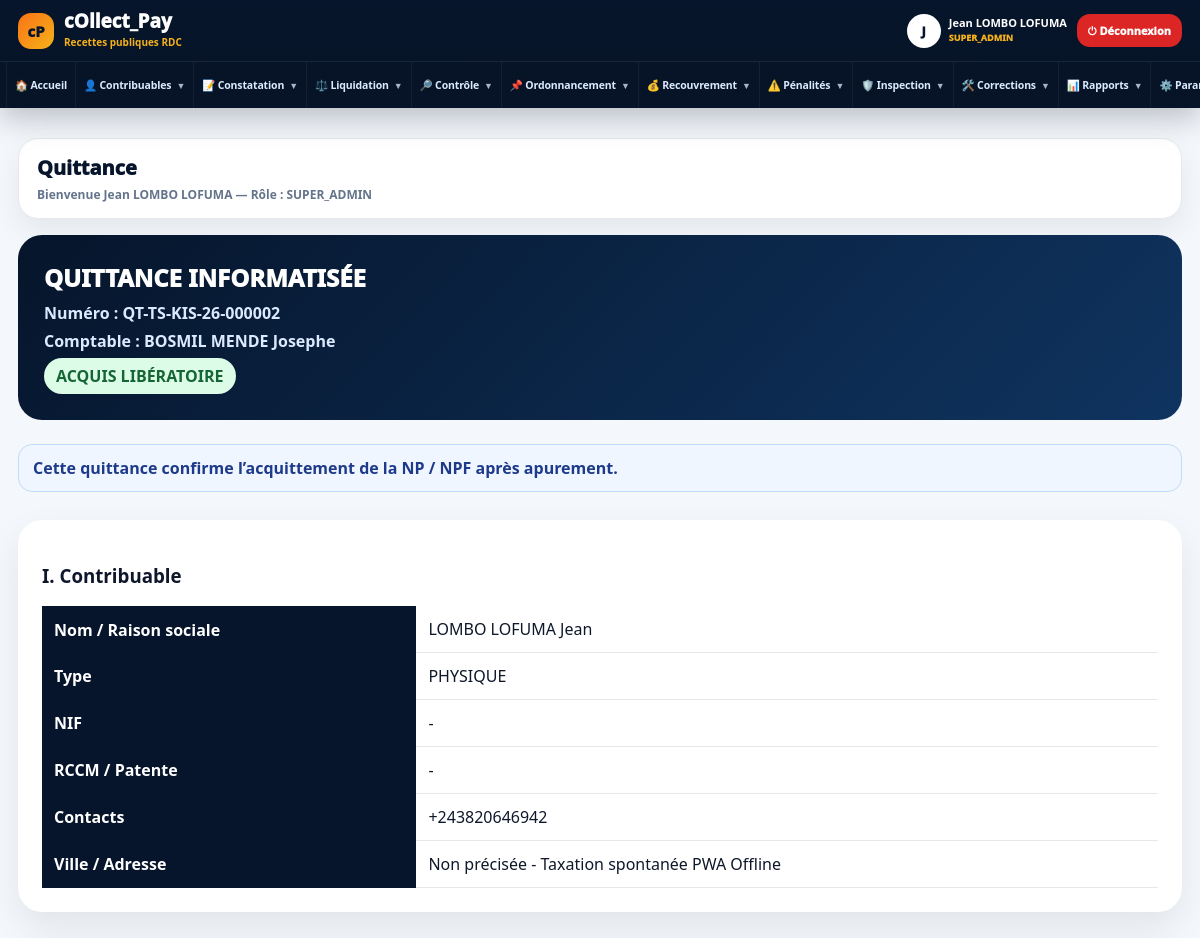
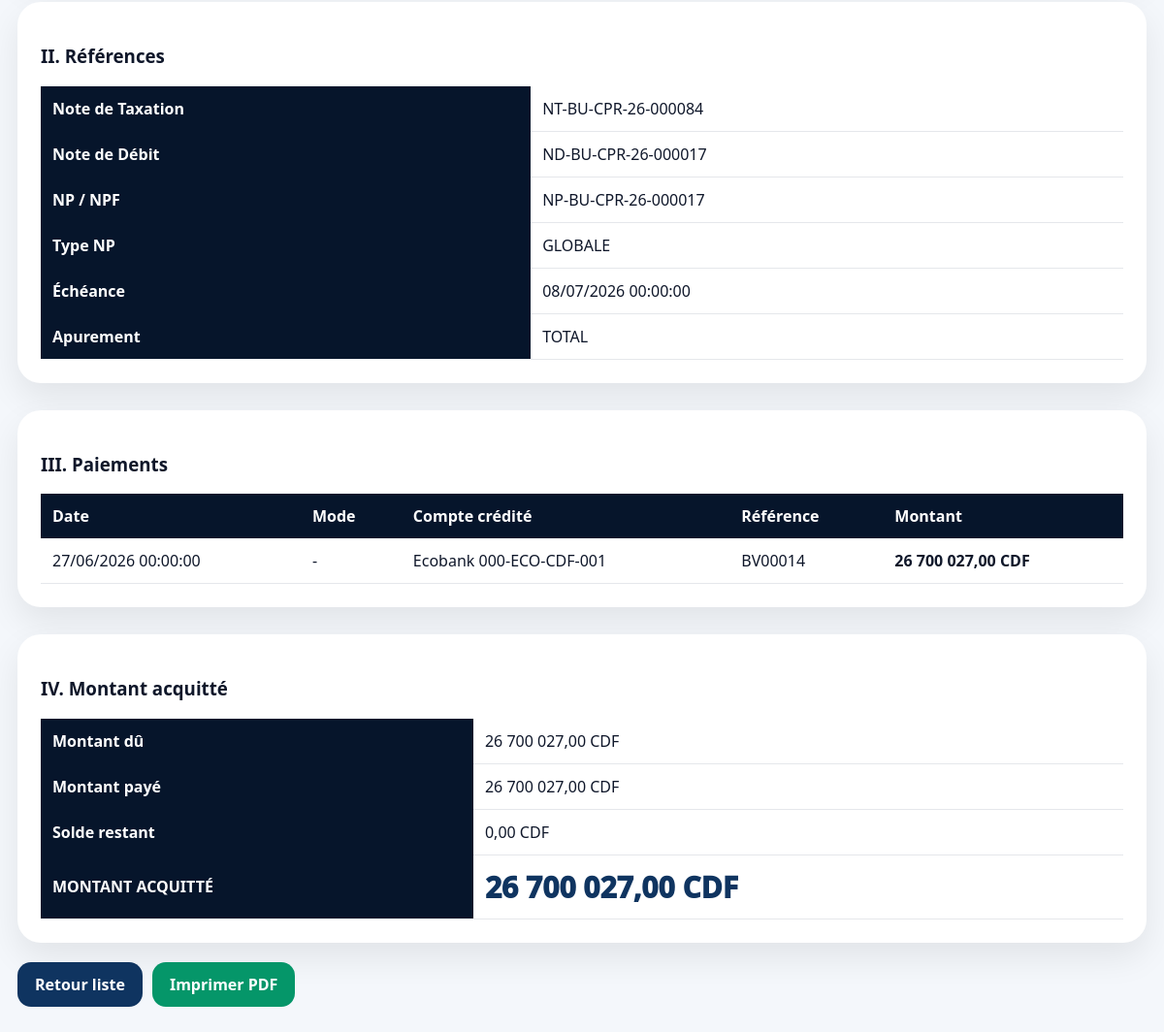
Screenshot of /modules/recouvrement/quittance_view.php?numero=QT-TS-KIS-26-000002 (signed in) with the database file from the repository (2 pictures, top to bottom).
### tables this page shows
CREATE TABLE `quittances` (
  `id` int(11) NOT NULL,
  `numero_quittance` varchar(80) NOT NULL,
  `apurement_id` int(11) NOT NULL,
  `montant_acquitte` decimal(18,2) NOT NULL,
  `qr_hash` text DEFAULT NULL,
  `qr_data` text DEFAULT NULL,
  `date_emission` timestamp NOT NULL DEFAULT current_timestamp(),
  `user_comptable_id` int(11) DEFAULT NULL,
  `penalite_assiette` decimal(18,2) DEFAULT 0.00,
  `penalite_recouvrement` decimal(18,2) DEFAULT 0.00,
  `nom_receptionniste` varchar(150) DEFAULT NULL,
  `fonction_receptionniste` varchar(150) DEFAULT NULL,
  `signature_receptionniste` varchar(255) DEFAULT NULL,
  `date_signature_receptionniste` datetime DEFAULT NULL,
  `date_signature_comptable` datetime DEFAULT NULL,
  `observation_signature` text DEFAULT NULL
);

CREATE TABLE `users` (
  `id` int(11) NOT NULL,
  `nom` varchar(150) NOT NULL,
  `email` varchar(150) NOT NULL,
  `telephone` varchar(50) DEFAULT NULL,
  `photo` varchar(255) DEFAULT NULL,
  `statut` enum('actif','inactif') DEFAULT 'actif',
  `derniere_connexion` datetime DEFAULT NULL,
  `password` text NOT NULL,
  `role_id` int(11) DEFAULT NULL,
  `province_id` int(11) DEFAULT NULL,
  `centre_id` int(11) DEFAULT NULL,
  `service_id` int(11) DEFAULT NULL,
  `niveau` enum('centre','province','national') DEFAULT 'centre',
  `actif` tinyint(1) DEFAULT 1,
  `created_at` timestamp NOT NULL DEFAULT current_timestamp(),
  `updated_at` datetime DEFAULT NULL
);

CREATE TABLE `contribuables` (
  `id` int(11) NOT NULL,
  `type_personne` enum('physique','morale','etablissement','ong','autres') NOT NULL,
  `raison_sociale` varchar(255) DEFAULT NULL,
  `nom` varchar(150) DEFAULT NULL,
  `postnom` varchar(150) DEFAULT NULL,
  `prenom` varchar(150) DEFAULT NULL,
  `nif` varchar(100) DEFAULT NULL,
  `rccm` varchar(100) DEFAULT NULL,
  `telephone` varchar(50) DEFAULT NULL,
  `email` varchar(150) DEFAULT NULL,
  `adresse` text DEFAULT NULL,
  `ville` varchar(150) DEFAULT NULL,
  `territoire` varchar(150) DEFAULT NULL,
  `province` varchar(150) DEFAULT NULL,
  `actif` tinyint(1) DEFAULT 1,
  `created_at` timestamp NOT NULL DEFAULT current_timestamp(),
  `code_contribuable` varchar(50) DEFAULT NULL,
  `id_national` varchar(100) DEFAULT NULL,
  `telephone_secondaire` varchar(50) DEFAULT NULL,
  `commune` varchar(150) DEFAULT NULL,
  `quartier` varchar(150) DEFAULT NULL,
  `avenue` varchar(150) DEFAULT NULL,
  `numero_parcelle` varchar(50) DEFAULT NULL,
  `latitude` decimal(12,8) DEFAULT NULL,
  `longitude` decimal(12,8) DEFAULT NULL,
  `photo` varchar(255) DEFAULT NULL,
  `statut` enum('actif','suspendu','radie','decede','contentieux') DEFAULT 'actif'
);

CREATE TABLE `notes_taxation` (
  `id` int(11) NOT NULL,
  `numero_nt` varchar(80) NOT NULL,
  `contribuable_id` int(11) NOT NULL,
  `centre_id` int(11) NOT NULL,
  `service_id` int(11) NOT NULL,
  `exercice` int(11) NOT NULL,
  `statut` enum('brouillon','en_attente_liquidation','liquidee','rejetee','annulee') DEFAULT 'brouillon',
  `total_estime` decimal(18,2) DEFAULT 0.00,
  `devise` varchar(10) DEFAULT 'CDF',
  `taux_change` decimal(18,4) DEFAULT 1.0000,
  `user_taxateur_id` int(11) DEFAULT NULL,
  `created_at` timestamp NOT NULL DEFAULT current_timestamp(),
  `montant_acte_total` decimal(18,2) DEFAULT 0.00,
  `montant_frais_admin_total` decimal(18,2) DEFAULT 0.00,
  `montant_frais_tech_total` decimal(18,2) DEFAULT 0.00,
  `penalite_assiette` decimal(18,2) DEFAULT 0.00,
  `penalite_recouvrement` decimal(18,2) DEFAULT 0.00,
  `source_creation` enum('WEB','PWA_OFFLINE','MOBILE','API') DEFAULT 'WEB'
);

CREATE TABLE `notes_debit` (
  `id` int(11) NOT NULL,
  `numero_nd` varchar(80) NOT NULL,
  `note_taxation_id` int(11) DEFAULT NULL,
  `date_liquidation` date DEFAULT NULL,
  `total_exigible` decimal(18,2) DEFAULT 0.00,
  `penalite_assiette` decimal(18,2) DEFAULT 0.00,
  `observation` text DEFAULT NULL,
  `statut` enum('en_controle','validee','rejete') DEFAULT 'en_controle',
  `ordonnancement_effectue` tinyint(1) DEFAULT 0,
  `user_liquidateur_id` int(11) DEFAULT NULL,
  `created_at` timestamp NOT NULL DEFAULT current_timestamp(),
  `decision` enum('conforme','rejetee','corriger') DEFAULT 'conforme',
  `date_validation` datetime DEFAULT NULL,
  `user_validateur_id` int(11) DEFAULT NULL,
  `montant_acte` decimal(18,2) DEFAULT 0.00,
  `montant_frais_admin` decimal(18,2) DEFAULT 0.00,
  `montant_frais_tech` decimal(18,2) DEFAULT 0.00,
  `montant_total` decimal(18,2) DEFAULT 0.00,
  `penalite_recouvrement` decimal(18,2) DEFAULT 0.00
);

CREATE TABLE `notes_perception` (
  `id` int(11) NOT NULL,
  `numero_np` varchar(80) NOT NULL,
  `note_debit_id` int(11) NOT NULL,
  `date_ordonnancement` date DEFAULT NULL,
  `date_echeance` date DEFAULT NULL,
  `montant_total` decimal(18,2) DEFAULT 0.00,
  `penalite_recouvrement` decimal(18,2) DEFAULT 0.00,
  `banque_id` int(11) DEFAULT NULL,
  `compte_bancaire` varchar(150) DEFAULT NULL,
  `est_fractionnee` tinyint(1) DEFAULT 0,
  `statut_fractionnement` enum('aucun','en_cours','fractionnee') DEFAULT 'aucun',
  `statut` enum('en_attente','non_payee','partiellement_payee','payee','defaillante','annulee') DEFAULT 'en_attente',
  `user_ordonnateur_id` int(11) DEFAULT NULL,
  `created_at` timestamp NOT NULL DEFAULT current_timestamp(),
  `type_np` enum('globale','fractionnee') DEFAULT 'globale',
  `np_mere_id` int(11) DEFAULT NULL,
  `avis_fractionnement_id` int(11) DEFAULT NULL,
  `numero_tranche` int(11) DEFAULT NULL,
  `declarant_nom` varchar(150) DEFAULT NULL,
  `montant_initial` decimal(18,2) DEFAULT 0.00,
  `montant_paye` decimal(18,2) DEFAULT 0.00,
  `solde_restant` decimal(18,2) DEFAULT 0.00,
  `date_emission` datetime DEFAULT NULL,
  `annotation_autorite` text DEFAULT NULL,
  `sceau_appose` tinyint(1) DEFAULT 0,
  `penalite_assiette` decimal(18,2) DEFAULT 0.00
);

CREATE TABLE `apurements` (
  `id` int(11) NOT NULL,
  `reference_type` enum('NP','FRACTION') NOT NULL,
  `reference_id` int(11) NOT NULL,
  `montant_du` decimal(18,2) NOT NULL,
  `montant_paye` decimal(18,2) NOT NULL,
  `penalite_validee` decimal(18,2) DEFAULT 0.00,
  `solde_restant` decimal(18,2) NOT NULL,
  `statut` enum('partiel','total') NOT NULL,
  `date_apurement` date NOT NULL,
  `user_apurement_id` int(11) DEFAULT NULL,
  `created_at` timestamp NOT NULL DEFAULT current_timestamp()
);

CREATE TABLE `paiements` (
  `id` int(11) NOT NULL,
  `note_perception_id` int(11) DEFAULT NULL,
  `fraction_id` int(11) DEFAULT NULL,
  `date_paiement` date NOT NULL,
  `montant_paye` decimal(18,2) NOT NULL,
  `devise` enum('CDF','USD','EUR') NOT NULL DEFAULT 'CDF',
  `taux_change` decimal(18,4) NOT NULL DEFAULT 1.0000,
  `montant_converti_cdf` decimal(18,2) NOT NULL,
  `mode_paiement_id` int(11) NOT NULL,
  `banque` varchar(150) DEFAULT NULL,
  `numero_compte` varchar(150) DEFAULT NULL,
  `intitule_compte` varchar(200) DEFAULT NULL,
  `reference_transaction` varchar(150) DEFAULT NULL,
  `compte_credite` varchar(150) DEFAULT NULL,
  `type_carte` varchar(80) DEFAULT NULL,
  `banque_emettrice` varchar(150) DEFAULT NULL,
  `numero_carte_masque` varchar(50) DEFAULT NULL,
  `banque_beneficiaire` varchar(150) DEFAULT NULL,
  `reseau_mobile_money` varchar(80) DEFAULT NULL,
  `telephone_mobile_money` varchar(30) DEFAULT NULL,
  `titulaire_mobile_money` varchar(150) DEFAULT NULL,
  `justificatif` varchar(255) DEFAULT NULL,
  `observation` text DEFAULT NULL,
  `statut` enum('enregistre','apure_partiel','apure_total','annule') DEFAULT 'enregistre',
  `user_comptable_id` int(11) DEFAULT NULL,
  `created_at` timestamp NOT NULL DEFAULT current_timestamp()
);

### auth/check_auth.php (called while the page is built, shortened)
<?php
if (!function_exists('cpCurrentRole')) {
    function cpCurrentRole(): string
    {
        return strtoupper(trim((string)(
            $_SESSION['role']
            ?? $_SESSION['nom_role']
            ?? $_SESSION['role_code']
            ?? ''
        )));
    }
}
require_once __DIR__ . "/permissions.php";

### auth/permissions.php (called while the page is built, shortened)
<?php
if (!function_exists('hasPermission')) {
    function hasPermission(string $module, string $action = 'view'): bool
    {
        $role = cpCurrentRole();
        if ($role === 'SUPER_ADMIN') {
            return true;
        }
        $roleId = cpCurrentRoleId();
        $permissions = getRolePermissions($roleId);
        return isset($permissions[$module][$action])
            && (int)$permissions[$module][$action] === 1;
    }
}
if (!function_exists('canDo')) {
    function canDo(string $module, string $action = 'view'): bool
    {
        return hasPermission($module, $action);
    }
}

### modules/recouvrement/quittance_view.php (the view, shortened to what this page needs)
<?php
require_once "../../auth/check_auth.php";
$numero = $_GET['numero'] ?? null;
$stmt = $pdo->prepare("
    SELECT
        q.*,
        ap.reference_id,
        ap.reference_type,
        ap.montant_du,
        ap.montant_paye AS montant_apure,
        ap.statut AS statut_apurement,
        np.numero_np,
        np.type_np,
        np.montant_initial,
        np.montant_paye,
        np.solde_restant,
        np.date_echeance,
        nd.numero_nd,
        nt.numero_nt,
        nt.exercice,
        c.type_personne,
        c.raison_sociale,
        c.nom,
        c.postnom,
        c.prenom,
        c.nif,
        c.rccm,
        c.telephone,
        c.adresse,
        c.ville,
        u.nom AS nom_comptable
    FROM quittances q
    JOIN apurements ap ON q.apurement_id = ap.id
    JOIN notes_perception np ON ap.reference_id = np.id
    JOIN notes_debit nd ON np.note_debit_id = nd.id
    JOIN notes_taxation nt ON nd.note_taxation_id = nt.id
    JOIN contribuables c ON nt.contribuable_id = c.id
    LEFT JOIN users u ON q.user_comptable_id = u.id
    WHERE q.numero_quittance = ?
    LIMIT 1
");
$stmt->execute([$numero]);
$q = $stmt->fetch(PDO::FETCH_ASSOC);
$stmt = $pdo->prepare("
    SELECT *
    FROM paiements
    WHERE note_perception_id = ?
    ORDER BY date_paiement ASC, id ASC
");
$stmt->execute([(int)$q['reference_id']]);
$paiements = $stmt->fetchAll(PDO::FETCH_ASSOC);
function nomQv(array $c): string
{
    if (!empty($c['raison_sociale'])) {
        return $c['raison_sociale'];
    }
    return trim(($c['nom'] ?? '') . ' ' . ($c['postnom'] ?? '') . ' ' . ($c['prenom'] ?? ''));
}
function moneyQv($v): string
{
    return number_format((float)$v, 2, ',', ' ') . ' CDF';
}
function dateQv($d): string
{
    return $d ? date('d/m/Y H:i:s', strtotime($d)) : '-';
}
$canPrint = function_exists('canDo') ? canDo('quittances', 'print') : true;
?>
<!DOCTYPE html>
<html lang="fr">
<head>
<link rel="stylesheet" href="/collect_pay/assets/css/admin.css">
</head>
<body>
<div class="admin-layout">
<?php require_once "../../includes/sidebar.php"; ?>
<main class="main-content">
<?php require_once "../../includes/topbar.php"; ?>
<div class="doc-header">
    <h2>QUITTANCE INFORMATISÉE</h2>
    <p>Numéro : <strong><?= htmlspecialchars($q['numero_quittance']) ?></strong></p>
    <p>Comptable : <strong><?= htmlspecialchars($q['nom_comptable'] ?? '-') ?></strong></p>
    <span class="badge badge-green">ACQUIS LIBÉRATOIRE</span>
</div>
<div class="info-mini">
    Cette quittance confirme l’acquittement de la NP / NPF après apurement.
</div>
<div class="panel">
    <h3>I. Contribuable</h3>
    <table class="table-premium">
        <tr><th>Nom / Raison sociale</th><td><?= htmlspecialchars(nomQv($q)) ?></td></tr>
        <tr><th>Type</th><td><?= strtoupper(htmlspecialchars($q['type_personne'] ?? '-')) ?></td></tr>
        <tr><th>NIF</th><td><?= htmlspecialchars($q['nif'] ?? '-') ?></td></tr>
        <tr><th>RCCM / Patente</th><td><?= htmlspecialchars($q['rccm'] ?? '-') ?></td></tr>
        <tr><th>Contacts</th><td><?= htmlspecialchars($q['telephone'] ?? '-') ?></td></tr>
        <tr><th>Ville / Adresse</th><td><?= htmlspecialchars(trim(($q['ville'] ?? '') . ' - ' . ($q['adresse'] ?? '-'))) ?></td></tr>
    </table>
</div>
<div class="panel">
    <h3>II. Références</h3>
    <table class="table-premium">
        <tr><th>Note de Taxation</th><td><?= htmlspecialchars($q['numero_nt'] ?? '-') ?></td></tr>
        <tr><th>Note de Débit</th><td><?= htmlspecialchars($q['numero_nd'] ?? '-') ?></td></tr>
        <tr><th>NP / NPF</th><td><?= htmlspecialchars($q['numero_np'] ?? '-') ?></td></tr>
        <tr><th>Type NP</th><td><?= strtoupper(htmlspecialchars($q['type_np'] ?? '-')) ?></td></tr>
        <tr><th>Échéance</th><td><?= dateQv($q['date_echeance'] ?? null) ?></td></tr>
        <tr><th>Apurement</th><td><?= strtoupper(htmlspecialchars($q['statut_apurement'] ?? '-')) ?></td></tr>
    </table>
</div>
<div class="panel">
    <h3>III. Paiements</h3>
    <table class="table-premium">
        <tr>
            <th>Date</th>
            <th>Mode</th>
            <th>Compte crédité</th>
            <th>Référence</th>
            <th>Montant</th>
        </tr>
        <?php foreach($paiements as $p): ?>
            <tr>
                <td><?= dateQv($p['date_paiement'] ?? $p['created_at'] ?? null) ?></td>
                <td><?= htmlspecialchars($p['mode_paiement'] ?? '-') ?></td>
                <td>
                    <?= htmlspecialchars(
                        trim(($p['banque'] ?? '') . ' ' . ($p['numero_compte'] ?? ''))
                        ?: ($p['compte_credite'] ?? '-')
                    ) ?>
                </td>
                <td><?= htmlspecialchars($p['reference_transaction'] ?? '-') ?></td>
                <td>
                    <strong>
                        <?= number_format((float)($p['montant_paye'] ?? 0), 2, ',', ' ') ?>
                        <?= htmlspecialchars($p['devise'] ?? 'CDF') ?>
                    </strong>
                </td>
            </tr>
        <?php endforeach; ?>
    </table>
</div>
<div class="panel">
    <h3>IV. Montant acquitté</h3>
    <table class="table-premium">
        <tr><th>Montant dû</th><td><?= moneyQv($q['montant_du'] ?? 0) ?></td></tr>
        <tr><th>Montant payé</th><td><?= moneyQv($q['montant_paye'] ?? 0) ?></td></tr>
        <tr><th>Solde restant</th><td><?= moneyQv($q['solde_restant'] ?? 0) ?></td></tr>
        <tr><th>MONTANT ACQUITTÉ</th><td><span class="amount-big"><?= moneyQv($q['montant_acquitte'] ?? 0) ?></span></td></tr>
    </table>
</div>
<div class="actions">
    <a href="/collect_pay/modules/recouvrement/quittance_list.php" class="btn-primary-custom">
        Retour liste
    </a>
    <?php if ($canPrint): ?>
        <a target="_blank"
           href="/collect_pay/reports/quittance_pdf.php?numero=<?= urlencode($q['numero_quittance']) ?>"
           class="btn-green-custom">
            Imprimer PDF
        </a>
    <?php endif; ?>
</div>
</main>
</div>
</body>
</html>

### assets/css/admin.css (style rules this page uses)
* { box-sizing: border-box; }
body { margin: 0; font-family: 'Segoe UI', sans-serif; background: #f4f7fb; color: #1f2937; }
.admin-layout { min-height: 100vh; }
.main-content { margin-left: 280px; width: calc(100% - 280px); padding: 28px; transition: all .35s ease; }
.panel { background: white; border-radius: 24px; padding: 24px; margin-top: 28px; box-shadow: 0 15px 35px rgba(0,0,0,.08); }
.table-premium { width: 100%; border-collapse: collapse; }
.table-premium th { background: #06152b; color: white; padding: 12px; text-align: left; }
.table-premium td { padding: 12px; border-bottom: 1px solid #e5e7eb; }

### modules/recouvrement/quittance_view.php (style rules this page uses)
.doc-header { background:linear-gradient(135deg,#06152b,#0f3460); color:white; padding:26px; border-radius:24px; margin-bottom:24px; }
.doc-header h2 { margin:0 0 8px;font-weight:1000; }
.doc-header p { margin:6px 0;color:#dbeafe;font-weight:800; }
.badge { display:inline-block;padding:7px 12px;border-radius:999px;font-weight:900; }
.badge-green { background:#dcfce7;color:#166534; }
.amount-big { font-size:30px;font-weight:1000;color:#0f3460; }
.actions { display:flex;gap:10px;flex-wrap:wrap;margin-top:20px; }
.actions a { text-decoration:none;padding:12px 18px;border-radius:14px;font-weight:900; }
.btn-primary-custom { background:#0f3460;color:white; }
.btn-green-custom { background:#059669;color:white; }
.info-mini { background:#eff6ff; color:#1e3a8a; border:1px solid #bfdbfe; padding:12px 14px; border-radius:14px; font-weight:800; margin-bottom:18px; }

### includes/sidebar.php (style rules this page uses)
:root { --cp-navy:#06152b;--cp-blue:#0f3460;--cp-gold:#f6b21a;--cp-bg:#f4f7fb;--cp-border:#e5e7eb;--cp-text:#0f172a;--cp-muted:#64748b }
html,body { margin:0!important;padding:0!important;background:var(--cp-bg)!important;font-family:'Segoe UI',Arial,sans-serif!important;color:var(--cp-text)!important;overflow-x:hidden!important }
.admin-layout { min-height:100vh!important;display:block!important }
.main-content,.cp-main,main { margin-left:0!important;width:100%!important;max-width:100%!important;min-height:100vh!important;padding:0 18px 26px!important }

### rows the page displays
quittances: numero_quittance "QT-TS-KIS-26-000002", user_comptable.nom "BOSMIL MENDE Josephe", contribuables.raison_sociale "LOMBO LOFUMA Jean", contribuables.type_personne "PHYSIQUE", contribuables.nif "-", contribuables.rccm "-", contribuables.telephone "+243820646942", contribuables.ville+adresse "Non précisée - Taxation spontanée PWA Offline", notes_taxation.numero_nt "NT-BU-CPR-26-000084", notes_debit.numero_nd "ND-BU-CPR-26-000017", notes_perception.numero_np "NP-BU-CPR-26-000017", notes_perception.type_np "GLOBALE", notes_perception.date_echeance "08/07/2026 00:00:00", apurement.statut "TOTAL", apurement.montant_du "26 700 027,00 CDF", notes_perception.montant_paye "26 700 027,00 CDF", notes_perception.solde_restant "0,00 CDF", montant_acquitte "26 700 027,00 CDF"
paiements: date_paiement "27/06/2026 00:00:00", mode_paiement "-", banque+numero_compte "Ecobank 000-ECO-CDF-001", reference_transaction "BV00014", montant_paye "26 700 027,00", devise "CDF"

### other values shown
substr($nom,0,1) "J"
$nom "Jean LOMBO LOFUMA"
$role "SUPER_ADMIN"
$page_title "Quittance"
